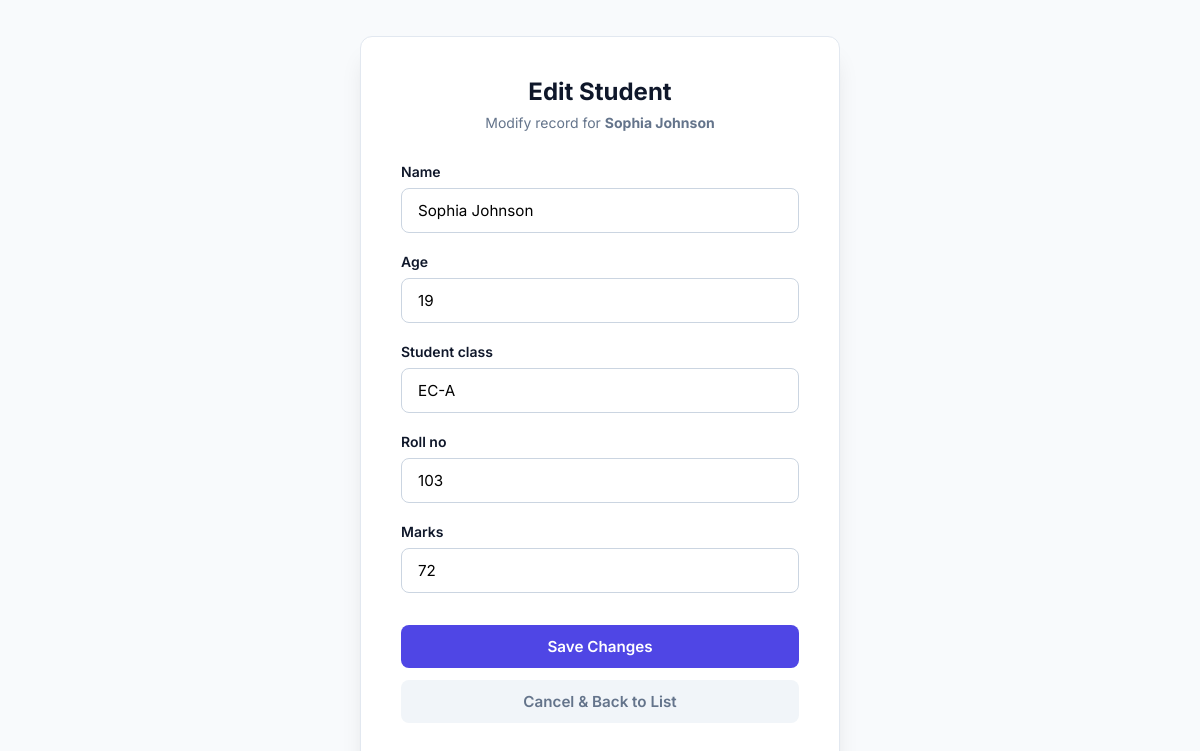
The page /update/15/ on the database its author committed.
### students/models.py (models this page shows, shortened)
class Student(models.Model):
    name = models.CharField(max_length=100)
    age = models.PositiveIntegerField()
    student_class = models.CharField(max_length=20)
    roll_no = models.PositiveIntegerField(unique=True)
    marks = models.PositiveIntegerField()

### students/views.py (the view)
# urls.py: path('update/<int:pk>/', views.student_update, name='student_update'),
def student_update(request, pk):
    student = get_object_or_404(Student, pk=pk)
    if request.method == 'POST':
        form = StudentForm(request.POST, instance=student)
        if form.is_valid():
            form.save()
            return redirect('student_list')
    else:
        form = StudentForm(instance=student)
    return render(request, 'student_edit.html', {'form': form, 'student': student})

### students/forms.py (shortened to what this page needs)
class StudentForm(forms.ModelForm):
    class Meta:
        model = Student
        fields = ['name', 'age', 'student_class', 'roll_no', 'marks']
        widgets = {
            'name': forms.TextInput(attrs={'class': 'form-control', 'placeholder': 'e.g. John Doe', 'required': True}),
            'age': forms.NumberInput(attrs={'class': 'form-control', 'placeholder': 'e.g. 20', 'min': 1, 'max': 120, 'required': True}),
            'student_class': forms.TextInput(attrs={'class': 'form-control', 'placeholder': 'e.g. 10th Grade / CS-A', 'required': True}),
            'roll_no': forms.NumberInput(attrs={'class': 'form-control', 'placeholder': 'e.g. 101', 'min': 1, 'required': True}),
            'marks': forms.NumberInput(attrs={'class': 'form-control', 'placeholder': 'e.g. 85', 'min': 0, 'max': 100, 'required': True}),
        }

### students/templates/student_edit.html (shortened to what this page needs)
<!DOCTYPE html>
<html lang="en">
<head>
</head>
<body>
    <div class="form-card">
        <div class="form-header">
            <h2>Edit Student</h2>
            <p>Modify record for <strong>{{ student.name }}</strong></p>
        </div>
        <form method="POST">
            {% for field in form %}
            <div class="form-group">
                <label for="{{ field.id_for_label }}">{{ field.label }}</label>
                {{ field }}
            </div>
            {% endfor %}
            <div class="form-actions">
                <button type="submit" class="btn btn-submit">Save Changes</button>
                <a href="{% url 'student_list' %}" class="btn btn-cancel">Cancel & Back to List</a>
            </div>
        </form>
    </div>
</body>
</html>

### students/templates/student_edit.html (style rules this page uses)
:root { --primary: #4f46e5; --primary-hover: #4338ca; --bg-color: #f8fafc; --card-bg: #ffffff; --text-main: #0f172a; --text-muted: #64748b; --border-color: #cbd5e1; --danger: #ef4444; --radius: 12px; --shadow: 0 20px 25px -5px rgba(0, 0, 0, 0.1), 0 10px 10px -5px rgba(0, 0, 0, 0.04); }
* { box-sizing: border-box; margin: 0; padding: 0; font-family: 'Inter', -apple-system, BlinkMacSystemFont, sans-serif; }
body { background-color: var(--bg-color); color: var(--text-main); min-height: 100vh; display: flex; justify-content: center; align-items: center; padding: 2rem 1rem; }
.form-card { background: var(--card-bg); border-radius: var(--radius); box-shadow: var(--shadow); width: 100%; max-width: 480px; padding: 2.5rem; border: 1px solid #e2e8f0; }
.form-header { margin-bottom: 2rem; text-align: center; }
.form-header h2 { font-size: 1.5rem; font-weight: 700; color: var(--text-main); margin-bottom: 0.5rem; }
.form-header p { font-size: 0.875rem; color: var(--text-muted); }
.form-group { margin-bottom: 1.25rem; }
.form-group label { display: block; font-size: 0.875rem; font-weight: 600; color: var(--text-main); margin-bottom: 0.5rem; }
.form-control { width: 100%; padding: 0.75rem 1rem; border: 1.5px solid var(--border-color); border-radius: 8px; font-size: 0.95rem; transition: all 0.2s ease; outline: none; }
.form-actions { display: flex; flex-direction: column; gap: 0.75rem; margin-top: 2rem; }
.btn { display: inline-flex; align-items: center; justify-content: center; padding: 0.75rem 1.5rem; font-size: 0.95rem; font-weight: 600; border-radius: 8px; text-decoration: none; cursor: pointer; transition: all 0.2s ease; border: none; width: 100%; }
.btn-submit { background-color: var(--primary); color: white; }
.btn-cancel { background-color: #f1f5f9; color: var(--text-muted); }

### rows shown on the page
Student: name "Sophia Johnson", form "Sophia Johnson" "19" "EC-A" "103" "72"

### other values the page prints
{{ field.label }} "Name" "Age" "Student class" "Roll no" "Marks"
